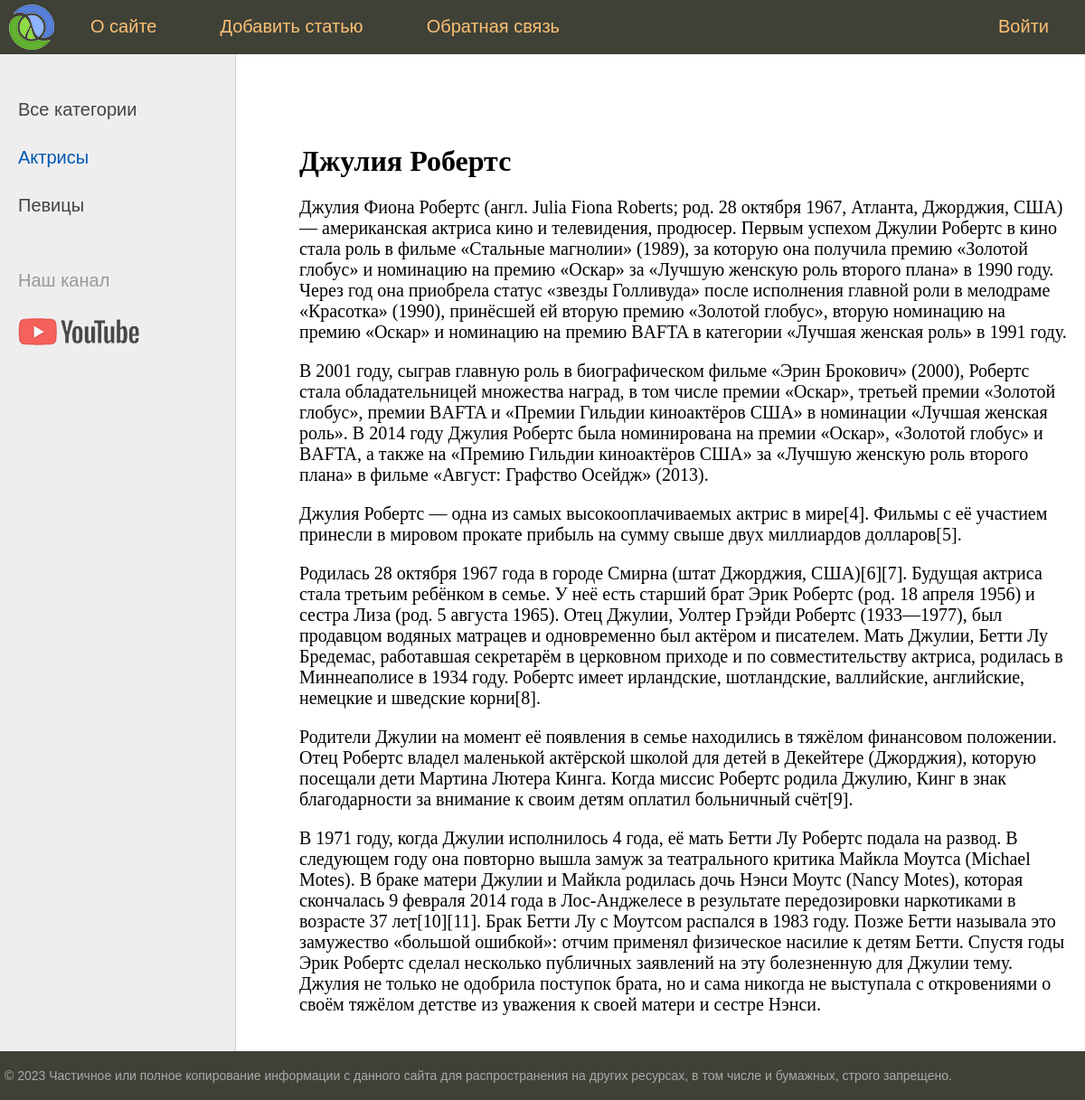
Before: /post/dzhuliya-roberts with the older database file.
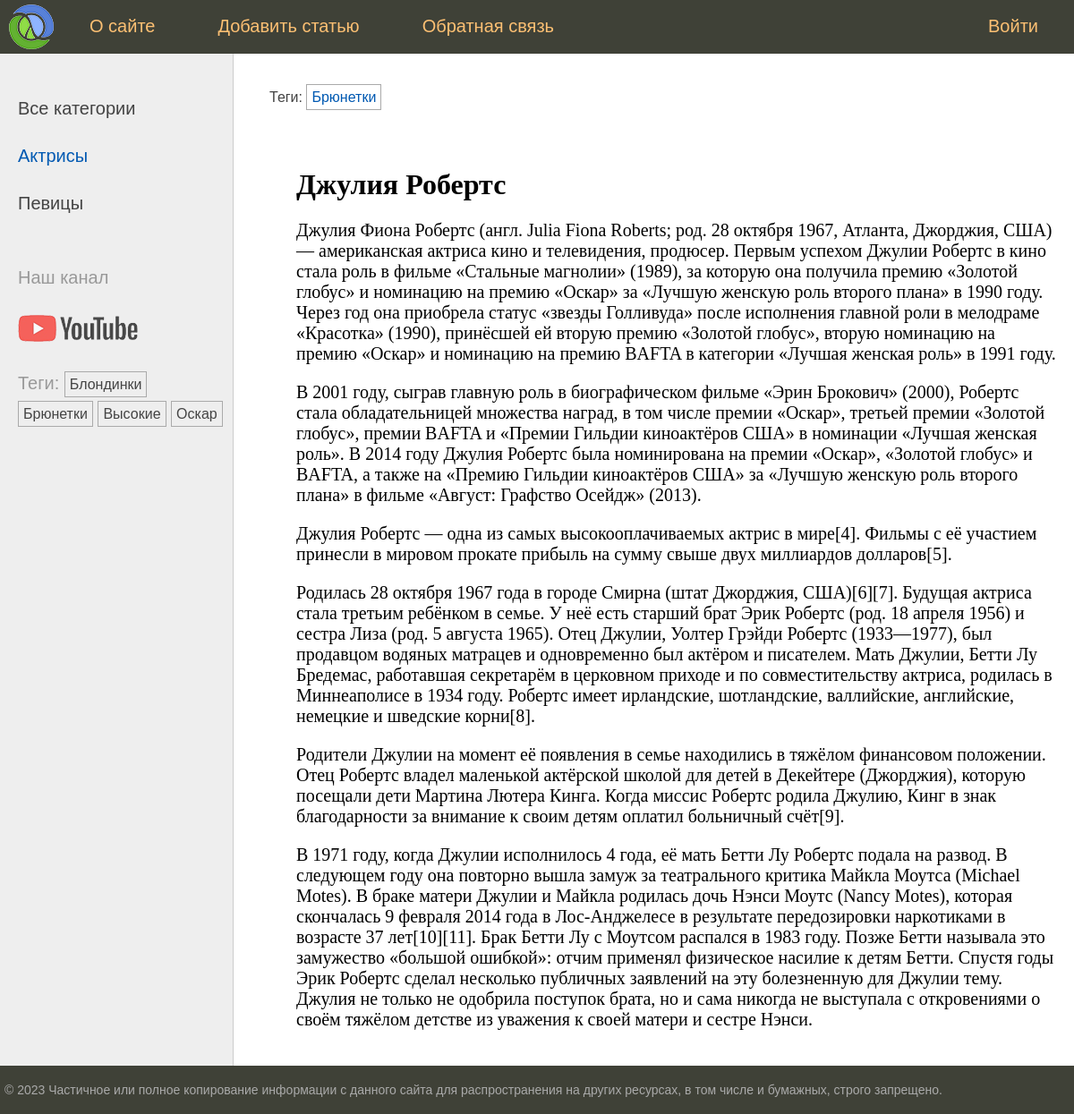
After: the same page with the newer database file.
### women/models.py (models this page shows, shortened)
class Category(models.Model):
    name = models.CharField(max_length=100, db_index=True, verbose_name="Категория")
    slug = models.SlugField(max_length=255, db_index=True, unique=True, verbose_name="Slug")
    class Meta:
        verbose_name = "Категория"
        verbose_name_plural = "Категории"
    def get_absolute_url(self):
        return reverse('category', kwargs={'cat_slug': self.slug})

class TagPost(models.Model):
    tag = models.CharField(max_length=100, db_index=True)
    slug = models.SlugField(max_length=255, unique=True, db_index=True)
    def get_absolute_url(self):
        return reverse('tag', kwargs={'tag_slug': self.slug})

### women/views.py (the view)
# urls.py: path("post/<slug:post_slug>", views.show_post, name="post"),
def show_post(request: HttpRequest, post_slug: models.SlugField) -> HttpResponse:
    post = get_object_or_404(Women, slug=post_slug)
    data = {
        "title": post.title,
        "menu": menu,
        "post": post,
        "cat_selected": 1,
    }
    return render(request, 'women/post.html', context=data)

### women/templatetags/women_tags.py (called while the page is built)
@register.inclusion_tag('women/list_categories.html')
def show_category(cat_selected=0):
    cats = Category.objects.annotate(total=Count("posts")).filter(total__gt=0)
    return {'cats': cats, 'cat_selected': cat_selected}

@register.inclusion_tag('women/list_tags.html')
def show_tags():
    return {'tags': TagPost.objects.annotate(total=Count("womens")).filter(total__gt=0)}

### women/templates/women/post.html (shortened to what this page needs)
{% extends 'base.html' %}
{% block breadcrumbs %}
{% with post.tags.all as tags %}
{% if tags %}
<ul class="tags-list">
    <li>Теги:</li>
    {% for t in tags %}
    <li><a href="{{ t.get_absolute_url }}">{{t.tag}}</a></li>
    {% endfor %}
</ul>
{% endif %}
{% endwith %}
{% endblock %}
{% block content %}
<h1>{{ title }}</h1>
{{ post.content|linebreaks }}
{% endblock %}

### women/templates/women/list_categories.html
{% for cat in cats %}
{% if cat.id == cat_selected %}
<li class="selected">{{cat.name}}</li>
{% else %}
<li><a href="{{ cat.get_absolute_url }}">{{cat.name}}</a></li>
{% endif %}
{% endfor %}

### women/templates/women/list_tags.html
{% if tags %}
<ul class="tags-list">
    <li>Теги:</li>
    {% for t in tags %}
    <li><a href="{{ t.get_absolute_url }}">{{t.tag}}</a></li>
    {% endfor %}
</ul>
{% endif %}

Changed rows visible on the page:
added TagPost: tag "Блондинки"
added TagPost: tag "Брюнетки"
added TagPost: tag "Высокие"
added TagPost: tag "Оскар"
Other visible differences:
text now shown: "Теги: Теги:"
